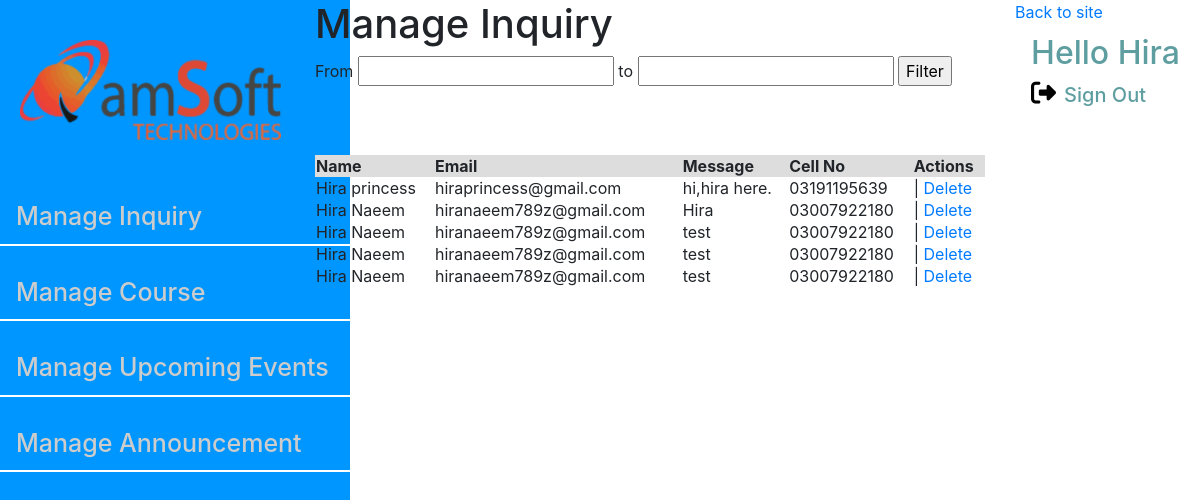
/Manageinquiry.php (signed in), run on an earlier commit of the app's database.
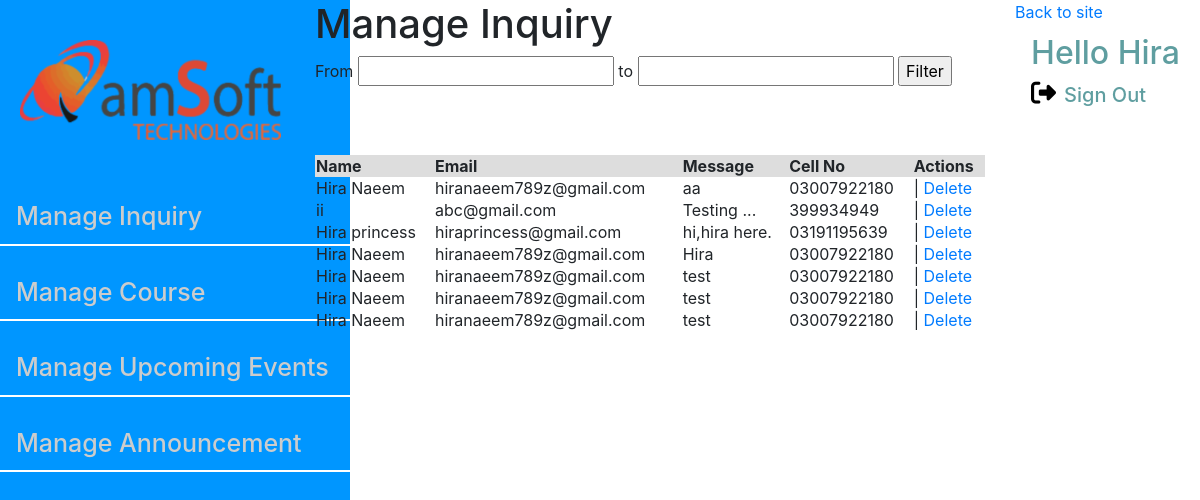
And on a later commit of the database.
### tables this page shows
CREATE TABLE `users` (
  `id` int(11) NOT NULL,
  `name` varchar(100) NOT NULL,
  `email` varchar(100) NOT NULL,
  `cellno` varchar(15) NOT NULL,
  `message` varchar(255) NOT NULL,
  `createdbyid` int(11) NOT NULL,
  `createdon` datetime DEFAULT NULL,
  `modifiedon` datetime DEFAULT NULL,
  `modifiedbyid` int(11) NOT NULL,
  `isactive` bit(1) NOT NULL
);

### Manageinquiry.php (the view, shortened to what this page needs)
<html>
  <?php
  require_once("dbConnection.php");
$result = mysqli_query($mysqli, "SELECT * FROM users ORDER BY id DESC")
?>
<head>
	<link rel="stylesheet" type="text/css" href="./assets/css/back.css">
	<link rel="stylesheet" href="https://cdn.jsdelivr.net/npm/bootstrap@4.4.1/dist/css/bootstrap.min.css">
	<link rel="stylesheet" href="https://cdnjs.cloudflare.com/ajax/libs/font-awesome/6.4.2/css/all.min.css" />
	<link rel="stylesheet" href="//code.jquery.com/ui/1.13.2/themes/base/jquery-ui.css">
  <link rel="stylesheet" href="/resources/demos/style.css">
</head>
<body>
<div class="container-fluid">
	<div class="row">
		<div class="col-lg-3">
	<div id="sidebar">
        <div class="logo">
            <img src="./assets/images/main-logo.png" alt="">
        </div>
        <div class="menu-link">
		<ul>
        <li class="nav-item">
          <a class="nav-link" href="ManageInquiry.php">Manage Inquiry </a>
        </li>
		<li class="nav-item">
          <a class="nav-link" href="ManageCourse.php">Manage Course </a>
        </li>
		<li class="nav-item">
          <a class="nav-link" href="ManageUpcomingevents.php">Manage Upcoming Events </a>
        </li>
        <li class="nav-item">
          <a class="nav-link" href="ManageAnnouncement.php">Manage Announcement </a>
        </li>
				</ul>
    </div>
</div>
</div>
<div class="col-lg-7">
<h1>Manage Inquiry</h1>
<div>
<form method = "Post">
<label for="from">From</label>
<input type="text" id="from" name="from" required>
<label for="to">to</label>
<input type="text" id="to" name="to" required>
<input type="submit" name = "submit" value = "Filter">
</form>
</div>
<br/><br/>
	<div class="content">
		<?php  if(mysqli_num_rows($result)>0){?>
    <table width=100%' border=0>
		<tr bgcolor='#DDDDDD'>
			<td><strong>Name</strong></td>
			<td><strong>Email</strong></td>
			 <td><strong>Message</strong></td>
			<td><strong>Cell No</strong></td>
            <td><strong>Actions</strong></td>
		</tr>
		 <?php
		while ($res = mysqli_fetch_assoc($result)) {
			 echo "<tr>";
			echo "<td>".$res['name']."</td>";
			echo "<td>".$res['email']."</td>";
            echo "<td>".$res['message']."</td>";
            echo "<td>".$res['cellno']."</td>";
             echo "<td> |
			<a href=\"deleteinquiry.php?id=$res[id]\" onClick=\"return confirm('Are you sure you want to delete?')\">Delete</a></td>";
		}
		?>
	</table>
	<?php }
	else {
		echo "No data found";}
?>
	</div>
</div>
<?php
include "logoutCode.php";
echo $html;
?>
</body>
</html>

What changed in the data, as far as the page shows it:
added users: name "Hira Naeem", email "hiranaeem789z@gmail.com", message "aa", cellno "03007922180"
added users: name "ii", email "abc@gmail.com", message "Testing ...", cellno "399934949"
